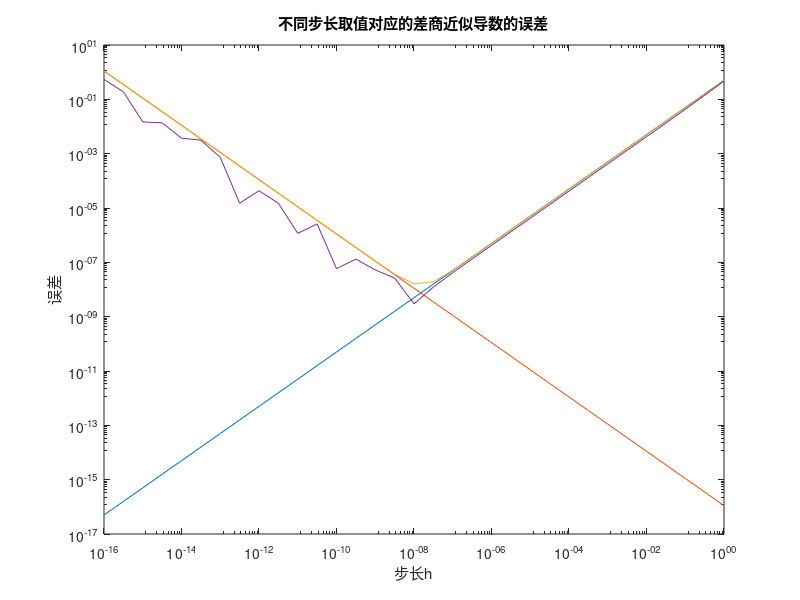

This figure's MATLAB source:
h=logspace(-16,0,33);
M=1;
loglog(h,1/2.*M.*h);
hold on
loglog(h, eps/2./h);
hold on
loglog(h, 1/2.*M.*h + eps/2./h);
hold on
loglog(h, abs((sin(1+h)-sin(1))./h - cos(1)));
hold on
xlabel("步长h");
ylabel("误差");
title("不同步长取值对应的差商近似导数的误差");
set(gca, 'xtick', logspace(-16,0,9), 'ytick', logspace(-17,1,10));